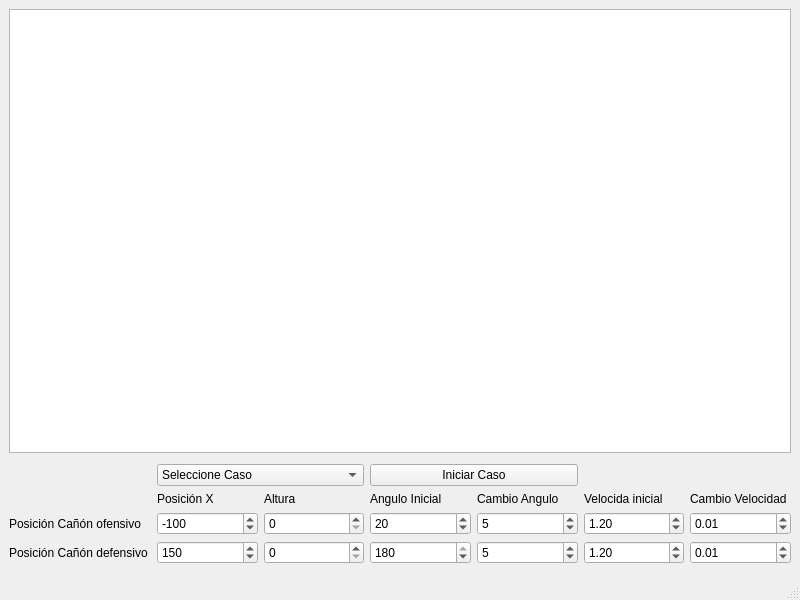
<?xml version="1.0" encoding="UTF-8"?>
<ui version="4.0">
 <class>MainWindow</class>
 <widget class="QMainWindow" name="MainWindow">
  <property name="geometry">
   <rect>
    <x>0</x>
    <y>0</y>
    <width>800</width>
    <height>600</height>
   </rect>
  </property>
  <property name="windowTitle">
   <string>MainWindow</string>
  </property>
  <widget class="QWidget" name="centralwidget">
   <layout class="QGridLayout" name="gridLayout">
    <item row="3" column="0">
     <layout class="QGridLayout" name="gridLayout_2">
      <property name="topMargin">
       <number>5</number>
      </property>
      <property name="bottomMargin">
       <number>5</number>
      </property>
      <item row="2" column="0">
       <widget class="QLabel" name="label">
        <property name="text">
         <string>Posición Cañón ofensivo </string>
        </property>
       </widget>
      </item>
      <item row="3" column="2">
       <widget class="QSpinBox" name="alturaD">
        <property name="maximum">
         <number>200</number>
        </property>
       </widget>
      </item>
      <item row="3" column="5">
       <widget class="QDoubleSpinBox" name="VelId">
        <property name="value">
         <double>1.200000000000000</double>
        </property>
       </widget>
      </item>
      <item row="1" column="1">
       <widget class="QLabel" name="label_2">
        <property name="text">
         <string>Posición X</string>
        </property>
       </widget>
      </item>
      <item row="3" column="1">
       <widget class="QSpinBox" name="posxD">
        <property name="maximum">
         <number>500</number>
        </property>
        <property name="value">
         <number>150</number>
        </property>
       </widget>
      </item>
      <item row="2" column="2">
       <widget class="QSpinBox" name="alturaO">
        <property name="minimum">
         <number>0</number>
        </property>
        <property name="maximum">
         <number>200</number>
        </property>
        <property name="value">
         <number>0</number>
        </property>
       </widget>
      </item>
      <item row="3" column="3">
       <widget class="QSpinBox" name="anguloID">
        <property name="minimum">
         <number>90</number>
        </property>
        <property name="maximum">
         <number>180</number>
        </property>
        <property name="value">
         <number>180</number>
        </property>
       </widget>
      </item>
      <item row="1" column="2">
       <widget class="QLabel" name="label_3">
        <property name="text">
         <string>Altura</string>
        </property>
       </widget>
      </item>
      <item row="3" column="0">
       <widget class="QLabel" name="label_4">
        <property name="text">
         <string>Posición Cañón defensivo </string>
        </property>
       </widget>
      </item>
      <item row="1" column="5">
       <widget class="QLabel" name="label_7">
        <property name="text">
         <string>Velocida inicial</string>
        </property>
       </widget>
      </item>
      <item row="1" column="4">
       <widget class="QLabel" name="label_6">
        <property name="text">
         <string>Cambio Angulo</string>
        </property>
       </widget>
      </item>
      <item row="2" column="3">
       <widget class="QSpinBox" name="anguloIO">
        <property name="maximum">
         <number>90</number>
        </property>
        <property name="value">
         <number>20</number>
        </property>
       </widget>
      </item>
      <item row="3" column="4">
       <widget class="QSpinBox" name="intervaloD">
        <property name="minimum">
         <number>0</number>
        </property>
        <property name="maximum">
         <number>90</number>
        </property>
        <property name="value">
         <number>5</number>
        </property>
       </widget>
      </item>
      <item row="1" column="3">
       <widget class="QLabel" name="label_5">
        <property name="text">
         <string>Angulo Inicial</string>
        </property>
       </widget>
      </item>
      <item row="2" column="4">
       <widget class="QSpinBox" name="intervaloO">
        <property name="maximum">
         <number>90</number>
        </property>
        <property name="value">
         <number>5</number>
        </property>
       </widget>
      </item>
      <item row="0" column="3" colspan="2">
       <widget class="QPushButton" name="iniciarCaso">
        <property name="text">
         <string>Iniciar Caso</string>
        </property>
       </widget>
      </item>
      <item row="2" column="1">
       <widget class="QSpinBox" name="posxO">
        <property name="minimum">
         <number>-500</number>
        </property>
        <property name="maximum">
         <number>0</number>
        </property>
        <property name="value">
         <number>-100</number>
        </property>
       </widget>
      </item>
      <item row="2" column="5">
       <widget class="QDoubleSpinBox" name="VelIO">
        <property name="value">
         <double>1.200000000000000</double>
        </property>
       </widget>
      </item>
      <item row="0" column="1" colspan="2">
       <widget class="QComboBox" name="listaCasos">
        <item>
         <property name="text">
          <string>Seleccione Caso</string>
         </property>
        </item>
        <item>
         <property name="text">
          <string>Caso1</string>
         </property>
        </item>
        <item>
         <property name="text">
          <string>Caso2</string>
         </property>
        </item>
        <item>
         <property name="text">
          <string>Caso3</string>
         </property>
        </item>
        <item>
         <property name="text">
          <string>Caso4</string>
         </property>
        </item>
        <item>
         <property name="text">
          <string>Caso5</string>
         </property>
        </item>
       </widget>
      </item>
      <item row="1" column="6">
       <widget class="QLabel" name="label_8">
        <property name="text">
         <string>Cambio Velocidad</string>
        </property>
       </widget>
      </item>
      <item row="2" column="6">
       <widget class="QDoubleSpinBox" name="CambioVO">
        <property name="value">
         <double>0.010000000000000</double>
        </property>
       </widget>
      </item>
      <item row="3" column="6">
       <widget class="QDoubleSpinBox" name="CambioVD">
        <property name="value">
         <double>0.010000000000000</double>
        </property>
       </widget>
      </item>
     </layout>
    </item>
    <item row="0" column="0">
     <widget class="QGraphicsView" name="campo"/>
    </item>
   </layout>
  </widget>
  <widget class="QMenuBar" name="menubar">
   <property name="geometry">
    <rect>
     <x>0</x>
     <y>0</y>
     <width>800</width>
     <height>21</height>
    </rect>
   </property>
  </widget>
  <widget class="QStatusBar" name="statusbar"/>
 </widget>
 <resources/>
 <connections/>
</ui>
